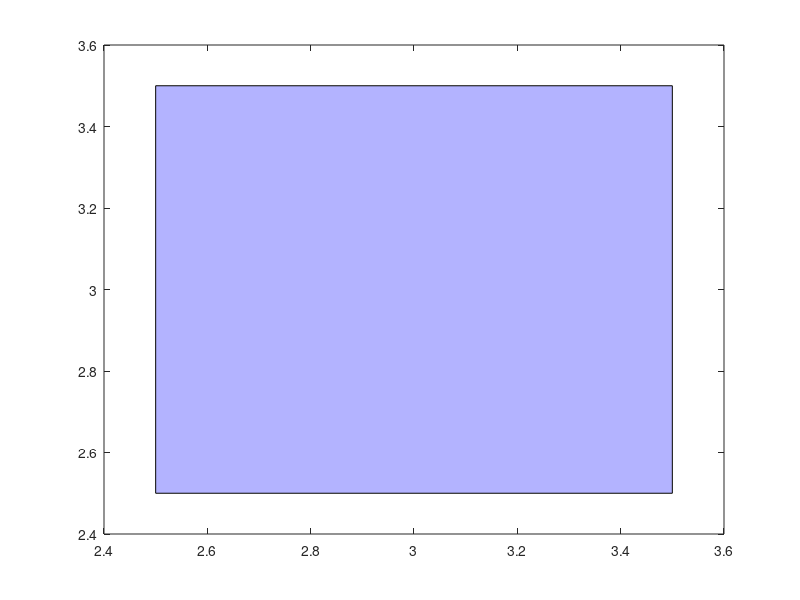

Source code (MATLAB): (Note: this script raises an error after producing the figure.)
% script_test for fcn_MapGen_isCrossingAABB
% Tests: test for fcn_MapGen_isCrossingAABB
%
% REVISION HISTORY:
% 2024_03_20
% -- first written by S. Harnett
% 2025_04_25 - S. Brennan
% -- changed AABB to show that code is not working as expected

AABB = [2.5 2.5 3.5 3.5];

figure; hold on; box on;
fill([AABB(1) AABB(1) AABB(3) AABB(3)], [AABB(2) AABB(4) AABB(4) AABB(2)],[0 0 1],'FaceAlpha',0.3);
test_coords = [1 3 5];
T = combinations(test_coords,test_coords);
testPoints = table2array(T);

[isInside] = fcn_MapGen_isCrossingAABB(AABB, testPoints);

for i = 1:size(isInside,1)
    for j = 1:size(isInside,2)
        if isInside(i,j)
            col_str = 'g';
        else
            col_str = 'r';
        end
        plot([testPoints(i,1) testPoints(j,1)],[testPoints(i,2) testPoints(j,2)],strcat(col_str,'--'),'LineWidth',2)
    end
end

% script_test_fcn_MapGen_polytopeFindSelfIntersections
% Tests function: fcn_MapGen_polytopeFindSelfIntersections

% REVISION HISTORY:
% 2021_08_03
% -- first written by S. Brennan
% 2025_07_11 - S. Brennan, sbrennan@psu.edu
% -- updated script testing to standard form

%% Set up the workspace
close all

%% Code demos start here
%%%%%%%%%%%%%%%%%%%%%%%%%%%%%%%%%%%%%%%%%%%%%%%%%
%
%   _____                              ____   __    _____          _
%  |  __ \                            / __ \ / _|  / ____|        | |
%  | |  | | ___ _ __ ___   ___  ___  | |  | | |_  | |     ___   __| | ___
%  | |  | |/ _ \ '_ ` _ \ / _ \/ __| | |  | |  _| | |    / _ \ / _` |/ _ \
%  | |__| |  __/ | | | | | (_) \__ \ | |__| | |   | |___| (_) | (_| |  __/
%  |_____/ \___|_| |_| |_|\___/|___/  \____/|_|    \_____\___/ \__,_|\___|
%
%
% See: https://patorjk.com/software/taag/#p=display&f=Big&t=Demos%20Of%20Code
%%%%%%%%%%%%%%%%%%%%%%%%%%%%%%%%%%%%%%%%%%%%%%%%%
% Figures start with 1

close all;
fprintf(1,'Figure: 1XXXXXX: DEMO cases\n');

%% DEMO case: self-intersection
fig_num = 10001;
titleString = sprintf('DEMO case: self-intersection');
fprintf(1,'Figure %.0f: %s\n',fig_num, titleString);
figure(fig_num); clf;

vertices = [0 0; 1 0; 0.5 1.5; 1 1; 0 1; 0 0];
verticesIncludingSelfIntersections = fcn_MapGen_polytopeFindSelfIntersections(...
    vertices, -1);

interiorPoint = [0.5 0.5];

% Call the function
[projectedPoints] = ...
    fcn_MapGen_polytopeProjectVerticesOntoWalls(...,
    interiorPoint,...
    verticesIncludingSelfIntersections,...
    verticesIncludingSelfIntersections(1:end-1,:),...
    verticesIncludingSelfIntersections(2:end,:),...
    (fig_num));

sgtitle(titleString, 'Interpreter','none');

% Check variable types
assert(isnumeric(projectedPoints));

% Check variable sizes
Nvertices = length(verticesIncludingSelfIntersections(:,1));
assert(size(projectedPoints,1)==Nvertices);
assert(size(projectedPoints,2)==2);

% Check variable values
assert(isequal(round(projectedPoints,4),round(...
    [...
    0         0
    0         0
    1.0000         0
    0.7500    0.7500
    0.6667    1.0000
    0.6667    1.0000
    0.5000    1.0000
    0    1.0000
    ]...
    ,4)));

% Make sure plot opened up
assert(isequal(get(gcf,'Number'),fig_num));

%% Test cases start here. These are very simple, usually trivial
%%%%%%%%%%%%%%%%%%%%%%%%%%%%%%%%%%%%%%%%%%%%%%%%%
%
%  _______ ______  _____ _______ _____
% |__   __|  ____|/ ____|__   __/ ____|
%    | |  | |__  | (___    | | | (___
%    | |  |  __|  \___ \   | |  \___ \
%    | |  | |____ ____) |  | |  ____) |
%    |_|  |______|_____/   |_| |_____/
%
%
%
% See: https://patorjk.com/software/taag/#p=display&f=Big&t=TESTS
%%%%%%%%%%%%%%%%%%%%%%%%%%%%%%%%%%%%%%%%%%%%%%%%%
% Figures start with 2

close all;
fprintf(1,'Figure: 2XXXXXX: TEST mode cases\n');
% 
% %% TEST case: simple crossing at origin
% fig_num = 20001;
% titleString = sprintf('TEST case: simple crossing at origin');
% fprintf(1,'Figure %.0f: %s\n',fig_num, titleString);
% figure(fig_num); clf;


%% Fast Mode Tests
%%%%%%%%%%%%%%%%%%%%%%%%%%%%%%%%%%%%%%%%%%%%%%%%%%
%
%  ______        _     __  __           _        _______        _
% |  ____|      | |   |  \/  |         | |      |__   __|      | |
% | |__ __ _ ___| |_  | \  / | ___   __| | ___     | | ___  ___| |_ ___
% |  __/ _` / __| __| | |\/| |/ _ \ / _` |/ _ \    | |/ _ \/ __| __/ __|
% | | | (_| \__ \ |_  | |  | | (_) | (_| |  __/    | |  __/\__ \ |_\__ \
% |_|  \__,_|___/\__| |_|  |_|\___/ \__,_|\___|    |_|\___||___/\__|___/
%
%
% See: http://patorjk.com/software/taag/#p=display&f=Big&t=Fast%20Mode%20Tests
%%%%%%%%%%%%%%%%%%%%%%%%%%%%%%%%%%%%%%%%%%%%%%%%%%
% Figures start with 8

close all;
fprintf(1,'Figure: 8XXXXXX: FAST mode cases\n');

%% Basic example - NO FIGURE
fig_num = 80001;
fprintf(1,'Figure: %.0f: FAST mode, empty fig_num\n',fig_num);
figure(fig_num); close(fig_num);

vertices = [0 0; 1 0; 0.5 1.5; 1 1; 0 1; 0 0];
verticesIncludingSelfIntersections = fcn_MapGen_polytopeFindSelfIntersections(...
    vertices, -1);

interiorPoint = [0.5 0.5];

% Call the function
[projectedPoints] = ...
    fcn_MapGen_polytopeProjectVerticesOntoWalls(...,
    interiorPoint,...
    verticesIncludingSelfIntersections,...
    verticesIncludingSelfIntersections(1:end-1,:),...
    verticesIncludingSelfIntersections(2:end,:),...
    ([]));

% Check variable types
assert(isnumeric(projectedPoints));

% Check variable sizes
Nvertices = length(verticesIncludingSelfIntersections(:,1));
assert(size(projectedPoints,1)==Nvertices);
assert(size(projectedPoints,2)==2);

% Check variable values
assert(isequal(round(projectedPoints,4),round(...
    [...
    0         0
    0         0
    1.0000         0
    0.7500    0.7500
    0.6667    1.0000
    0.6667    1.0000
    0.5000    1.0000
    0    1.0000
    ]...
    ,4)));

% Make sure plot did NOT open up
figHandles = get(groot, 'Children');
assert(~any(figHandles==fig_num));


%% Basic fast mode - NO FIGURE, FAST MODE
fig_num = 80002;
fprintf(1,'Figure: %.0f: FAST mode, fig_num=-1\n',fig_num);
figure(fig_num); close(fig_num);

vertices = [0 0; 1 0; 0.5 1.5; 1 1; 0 1; 0 0];
verticesIncludingSelfIntersections = fcn_MapGen_polytopeFindSelfIntersections(...
    vertices, -1);

interiorPoint = [0.5 0.5];

% Call the function
[projectedPoints] = ...
    fcn_MapGen_polytopeProjectVerticesOntoWalls(...,
    interiorPoint,...
    verticesIncludingSelfIntersections,...
    verticesIncludingSelfIntersections(1:end-1,:),...
    verticesIncludingSelfIntersections(2:end,:),...
    (-1));

% Check variable types
assert(isnumeric(projectedPoints));

% Check variable sizes
Nvertices = length(verticesIncludingSelfIntersections(:,1));
assert(size(projectedPoints,1)==Nvertices);
assert(size(projectedPoints,2)==2);

% Check variable values
assert(isequal(round(projectedPoints,4),round(...
    [...
    0         0
    0         0
    1.0000         0
    0.7500    0.7500
    0.6667    1.0000
    0.6667    1.0000
    0.5000    1.0000
    0    1.0000
    ]...
    ,4)));


% Make sure plot did NOT open up
figHandles = get(groot, 'Children');
assert(~any(figHandles==fig_num));


%% Compare speeds of pre-calculation versus post-calculation versus a fast variant
fig_num = 80003;
fprintf(1,'Figure: %.0f: FAST mode comparisons\n',fig_num);
figure(fig_num);
close(fig_num);

vertices = [0 0; 1 0; 0.5 1.5; 1 1; 0 1; 0 0];
verticesIncludingSelfIntersections = fcn_MapGen_polytopeFindSelfIntersections(...
    vertices, -1);

interiorPoint = [0.5 0.5];

Niterations = 100;

% Do calculation without pre-calculation
tic;
for ith_test = 1:Niterations
    % Call the function
    [projectedPoints] = ...
        fcn_MapGen_polytopeProjectVerticesOntoWalls(...,
        interiorPoint,...
        verticesIncludingSelfIntersections,...
        verticesIncludingSelfIntersections(1:end-1,:),...
        verticesIncludingSelfIntersections(2:end,:),...
        ([]));
end
slow_method = toc;

% Do calculation with pre-calculation, FAST_MODE on
tic;
for ith_test = 1:Niterations
    % Call the function
    [projectedPoints] = ...
        fcn_MapGen_polytopeProjectVerticesOntoWalls(...,
        interiorPoint,...
        verticesIncludingSelfIntersections,...
        verticesIncludingSelfIntersections(1:end-1,:),...
        verticesIncludingSelfIntersections(2:end,:),...
        (-1));
end
fast_method = toc;

% Make sure plot did NOT open up
figHandles = get(groot, 'Children');
assert(~any(figHandles==fig_num));

% Plot results as bar chart
figure(373737);
clf;
hold on;

X = categorical({'Normal mode','Fast mode'});
X = reordercats(X,{'Normal mode','Fast mode'}); % Forces bars to appear in this exact order, not alphabetized
Y = [slow_method fast_method ]*1000/Niterations;
bar(X,Y)
ylabel('Execution time (Milliseconds)')


% Make sure plot did NOT open up
figHandles = get(groot, 'Children');
assert(~any(figHandles==fig_num));


%% BUG cases
%%%%%%%%%%%%%%%%%%%%%%%%%%%%%%%%%%%%%%%%%%%%%%%%%%
%
%  ____  _    _  _____
% |  _ \| |  | |/ ____|
% | |_) | |  | | |  __    ___ __ _ ___  ___  ___
% |  _ <| |  | | | |_ |  / __/ _` / __|/ _ \/ __|
% | |_) | |__| | |__| | | (_| (_| \__ \  __/\__ \
% |____/ \____/ \_____|  \___\__,_|___/\___||___/
%
% See: http://patorjk.com/software/taag/#p=display&v=0&f=Big&t=BUG%20cases
%%%%%%%%%%%%%%%%%%%%%%%%%%%%%%%%%%%%%%%%%%%%%%%%%%
% All bug case figures start with the number 9

% close all;

%% BUG

%% Fail conditions
if 1==0
    %

end


%% Functions follow
%%%%%%%%%%%%%%%%%%%%%%%%%%%%%%%%%%%%%%%%%%%%%%%%%%
%   ______                _   _
%  |  ____|              | | (_)
%  | |__ _   _ _ __   ___| |_ _  ___  _ __  ___
%  |  __| | | | '_ \ / __| __| |/ _ \| '_ \/ __|
%  | |  | |_| | | | | (__| |_| | (_) | | | \__ \
%  |_|   \__,_|_| |_|\___|\__|_|\___/|_| |_|___/
%
% See: https://patorjk.com/software/taag/#p=display&f=Big&t=Functions
%%%%%%%%%%%%%%%%%%%%%%%%%%%%%%%%%%%%%%%%%%%%%%%%%§


% %% fcn_INTERNAL_loadExampleData
% function [seed_points, V, C] = fcn_INTERNAL_loadExampleData
%
%
% % pull halton set
% halton_points = haltonset(2);
% points_scrambled = scramble(halton_points,'RR2'); % scramble values
%
% % pick values from halton set
% Halton_range = [1801 1901];
% low_pt = Halton_range(1,1);
% high_pt = Halton_range(1,2);
% seed_points = points_scrambled(low_pt:high_pt,:);
% [V,C] = voronoin(seed_points);
% % V = V.*stretch;
% end % Ends fcn_INTERNAL_loadExampleData